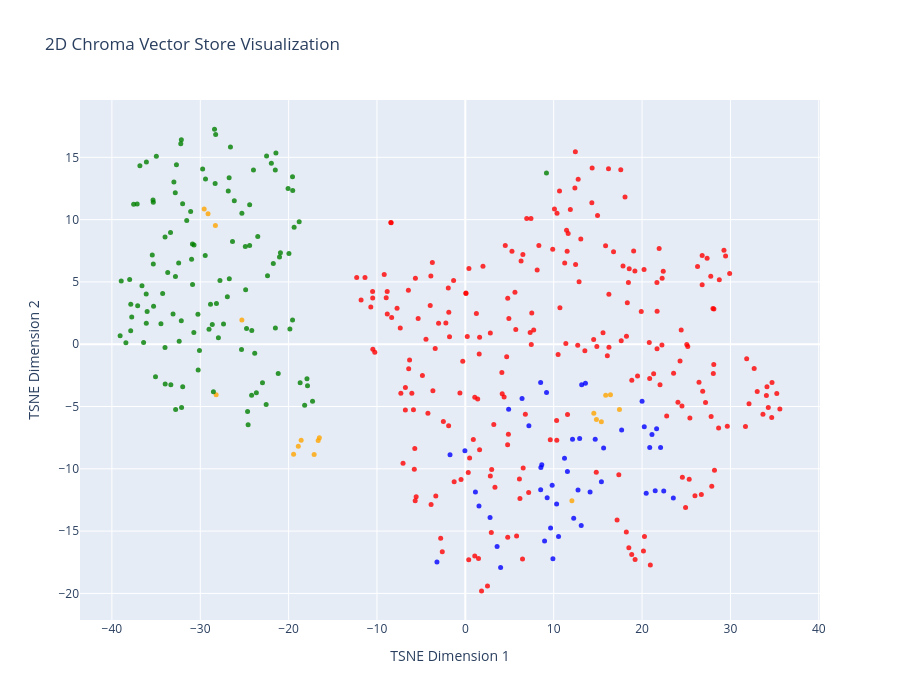

This figure's notebook cell:
### Code cell
# Groq version

tsne = TSNE(
    n_components=2,
    random_state=42
)

reduced_vectors = tsne.fit_transform(vectors)

fig = go.Figure(
    data=[
        go.Scatter(
            x=reduced_vectors[:,0],
            y=reduced_vectors[:,1],
            mode='markers',
            marker=dict(
                size=5,
                color=colors,
                opacity=0.8
            ),
            text=[
                f"Type:{t}<br>{d[:100]}"
                for t,d in zip(
                    doc_types,
                    documents
                )
            ],
            hoverinfo='text'
        )
    ]
)

fig.update_layout(
    title='2D Chroma Vector Store Visualization',
    xaxis_title='TSNE Dimension 1',
    yaxis_title='TSNE Dimension 2',
    width=900,
    height=700
)

fig.show()

### Figure 1 — Plotly figure (JSON) as saved in the notebook; plotly's stock layout.template omitted (floating-point values rounded to 4 significant figures; data arrays with more than 128 entries replaced by an {"elided": "..."} marker saying what was removed)
{"data": [{"hoverinfo": "text", "marker": {"color": {"elided": "413 str values"}, "opacity": 0.8, "size": 5}, "mode": "markers", "text": {"elided": "413 str values"}, "type": "scatter", "x": {"elided": "413 float values"}, "y": {"elided": "413 float values"}}], "layout": {"height": 700, "title": {"text": "2D Chroma Vector Store Visualization"}, "width": 900, "xaxis": {"title": {"text": "TSNE Dimension 1"}}, "yaxis": {"title": {"text": "TSNE Dimension 2"}}}}
